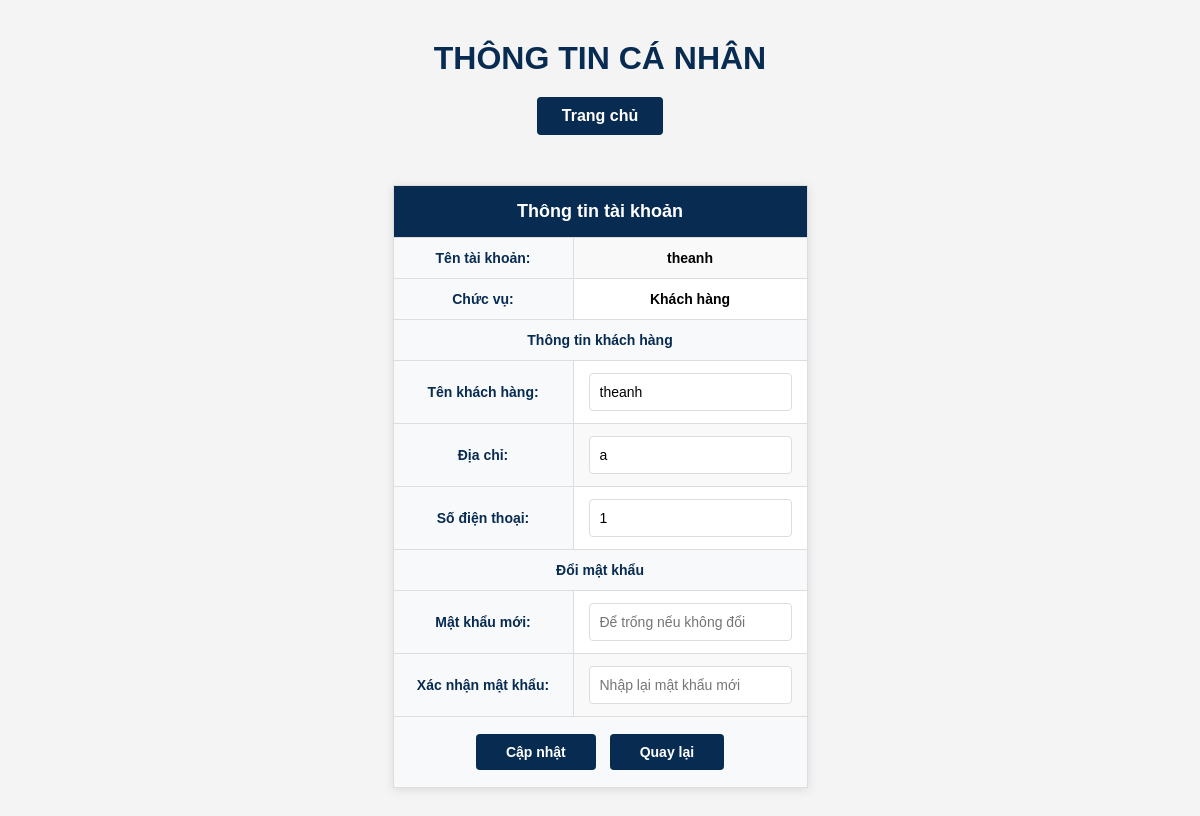
/profile.php (signed in), run on the app's committed database.
### tables this page shows
CREATE TABLE taikhoan (
  matk INT AUTO_INCREMENT PRIMARY KEY,
  tentk VARCHAR(50) NOT NULL,
  mk VARCHAR(50) NOT NULL,
  role INT NOT NULL COMMENT '0: Khách hàng, 1: Admin, 2: Nhân viên'
);

CREATE TABLE khachhang (
  makh INT PRIMARY KEY,
  tenkh VARCHAR(50) NOT NULL,
  diachi VARCHAR(50),
  sdt VARCHAR(30),
  FOREIGN KEY (makh) REFERENCES taikhoan(matk) ON DELETE CASCADE
);

### profile.php (the view, shortened to what this page needs)
<!DOCTYPE html>
<html lang="en">
<head>
</head>
<body>
    <?php
$username = $_SESSION['username'];
$db = new DB();
$conn = $db->getConnection() or die("Không thể kết nối tới database");
$sql = "SELECT * FROM taikhoan WHERE tentk = '$username'";
$result = mysqli_query($conn, $sql);
$user = mysqli_fetch_assoc($result);
$matk = $user['matk'];
$role = $user['role'];
$chucvu = '';
switch ($role) {
    case '0':
        $chucvu = 'Khách hàng';
        break;
}
$thongtin = null;
if ($role == '0') {
    $sql_kh = "SELECT * FROM khachhang WHERE makh = '$matk'";
    $result_kh = mysqli_query($conn, $sql_kh);
    $thongtin = mysqli_fetch_assoc($result_kh);
} elseif ($role == '2' || $role == '1') {
    $sql_nv = "SELECT * FROM nhanvien WHERE manv = '$matk'";
    $result_nv = mysqli_query($conn, $sql_nv);
    $thongtin = mysqli_fetch_assoc($result_nv);
}
?>
<!DOCTYPE html>
<html lang="vi">
<head>
    <link rel="stylesheet" href="css/nv.css">
</head>
<body>
<h1 align="center">THÔNG TIN CÁ NHÂN</h1>
<h2 align="center"><a href="trangchu.php">Trang chủ</a></h2>
<form method="POST" action="profile.php">
    <table border="1" align="center">
        <tr>
            <td colspan="2" align="center">Thông tin tài khoản</td>
        </tr>
        <tr>
            <td>Tên tài khoản:</td>
            <td><strong><?php echo ($username); ?></strong></td>
        </tr>
        <tr>
            <td>Chức vụ:</td>
            <td><strong><?php echo $chucvu; ?></strong></td>
        </tr>
        <?php if ($role == '0'):  ?>
            <tr>
                <td colspan="2" align="center"><strong>Thông tin khách hàng</strong></td>
            </tr>
            <tr>
                <td>Tên khách hàng:</td>
                <td>
                    <input type="text" name="tenkh" value="<?php echo ($thongtin['tenkh'] ?? ''); ?>" required>
                </td>
            </tr>
            <tr>
                <td>Địa chỉ:</td>
                <td>
                    <input type="text" name="diachi" value="<?php echo ($thongtin['diachi'] ?? ''); ?>">
                </td>
            </tr>
            <tr>
                <td>Số điện thoại:</td>
                <td>
                    <input type="text" name="sdt" value="<?php echo ($thongtin['sdt'] ?? ''); ?>">
                </td>
            </tr>
        <?php endif; ?>
        <tr>
            <td colspan="2" align="center"><strong>Đổi mật khẩu</strong></td>
        </tr>
        <tr>
            <td>Mật khẩu mới:</td>
            <td>
                <input type="password" name="new_password" placeholder="Để trống nếu không đổi">
            </td>
        </tr>
        <tr>
            <td>Xác nhận mật khẩu:</td>
            <td>
                <input type="password" name="confirm_password" placeholder="Nhập lại mật khẩu mới">
            </td>
        </tr>
        <tr>
            <td colspan="2" align="center">
                <input type="submit" name="update_profile" value="Cập nhật">
                <input type="button" value="Quay lại" onclick="window.location.href='trangchu.php'">
            </td>
        </tr>
    </table>
</form>
</body>
</html>
</body>
</html>

### css/nv.css (style rules this page uses)
* { margin: 0; padding: 0; box-sizing: border-box; font-family: Arial, sans-serif; }
body { background-color: #f4f4f4; padding: 20px 0; }
h1 { color: rgb(8, 43, 82); text-align: center; margin: 20px 0; font-size: 32px; text-transform: uppercase; font-weight: bold; }
h2 { text-align: center; margin: 15px 0 30px 0; }
h2 a { background: rgb(8, 43, 82); color: white; text-decoration: none; padding: 10px 25px; border-radius: 4px; font-size: 16px; display: inline-block; }
table { background: white; border-collapse: collapse; box-shadow: 0 2px 10px rgba(0, 0, 0, 0.1); margin: 0 auto; }
table td { padding: 12px 15px; border: 1px solid #ddd; font-size: 14px; text-align: center; }
table tr:nth-child(even) { background-color: #f9f9f9; }
table tr:last-child td { background: #e8f4f8; font-weight: bold; color: rgb(8, 43, 82); }
form table { max-width: 600px; margin: 50px auto; }
form table tr:first-child td { background: rgb(8, 43, 82); color: white; font-size: 18px; font-weight: bold; padding: 15px; text-align: center; }
form table td { padding: 12px 15px; }
form table td:first-child { font-weight: bold; color: rgb(8, 43, 82); width: 180px; background: #f8f9fa; }
form input[type="text"], form input[type="password"], form input[type="number"], form input[type="date"], form input[type="file"], select { width: 100%; padding: 10px; border: 1px solid #ddd; border-radius: 4px; font-size: 14px; }
form input[type="submit"], form input[type="reset"], form input[type="button"] { background: rgb(8, 43, 82); color: white; border: none; padding: 10px 30px; border-radius: 4px; font-size: 14px; font-weight: bold; cursor: pointer; margin: 5px; }

### data on the page
taikhoan: role "Khách hàng"
khachhang: tenkh "theanh", diachi "a", sdt "1"

### other printed values
$username "theanh"
